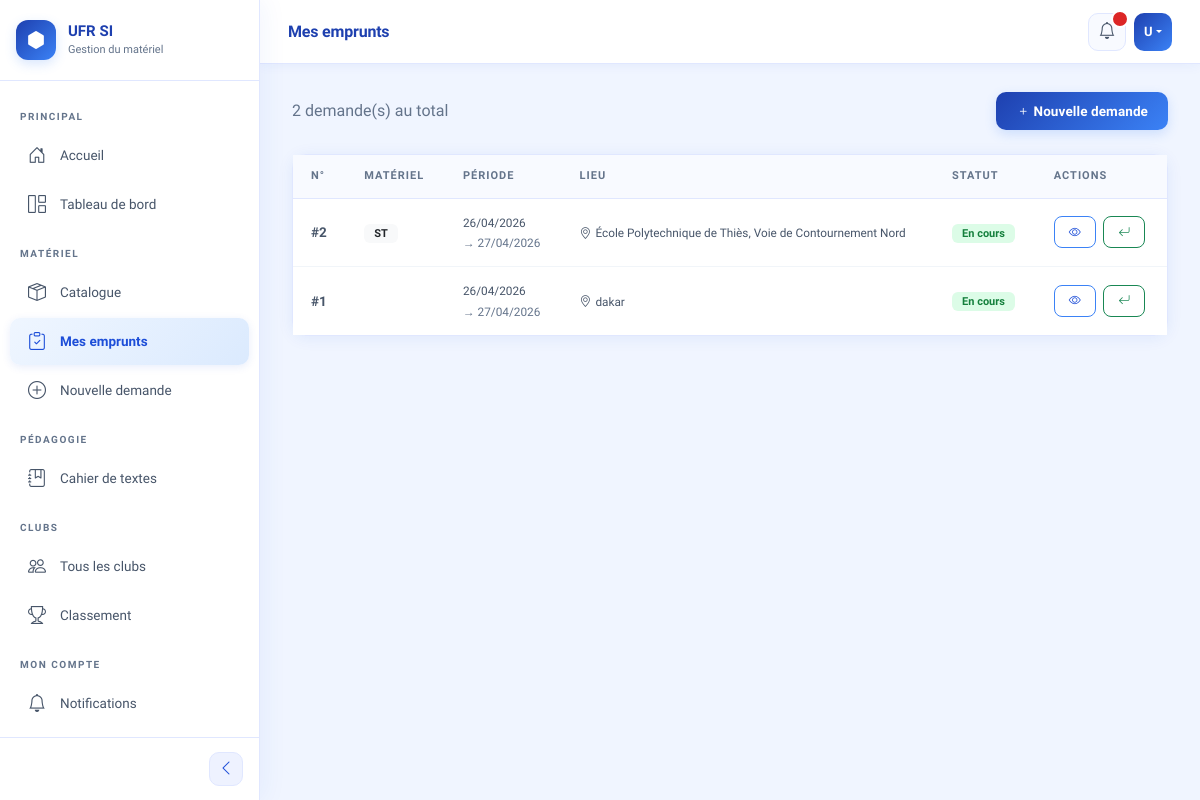
The page /emprunts/ (signed in) on the database as committed earlier.
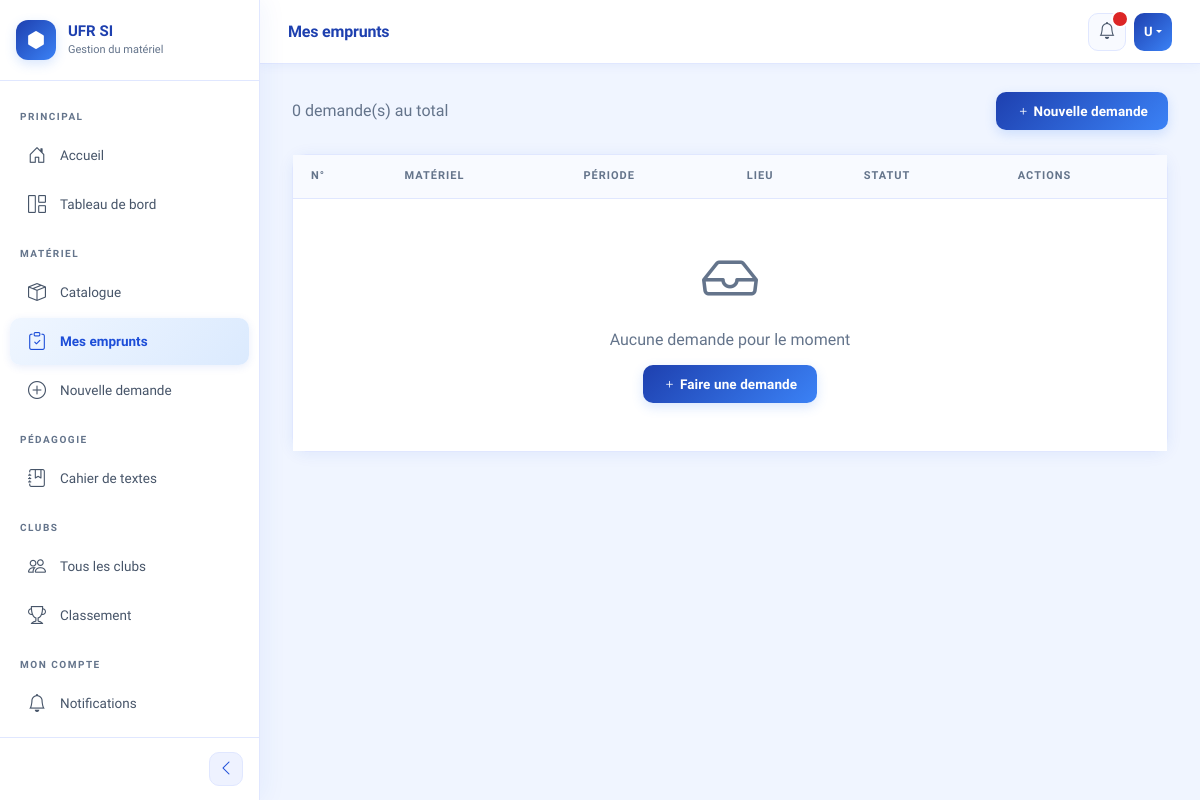
The same page on the database as committed later.
### emprunts/models.py (models this page shows, shortened)
class Demande(models.Model):
    STATUTS = [
    ('en_attente', 'En attente'),
    ('approuvee', 'Approuvée'),
    ('refusee', 'Refusée'),
    ('en_cours', 'En cours'),
    ('en_attente_restitution', 'En attente de vérification'),
    ('restituee', 'Restituée'),
]
    utilisateur = models.ForeignKey(
        Utilisateur,
        on_delete=models.CASCADE,
        related_name='demandes'
    )
    date_demande = models.DateTimeField(auto_now_add=True)
    date_debut = models.DateTimeField()
    date_fin = models.DateTimeField()
    statut = models.CharField(max_length=30, choices=STATUTS, default='en_attente')
    motif = models.TextField(blank=True)

class LigneDemande(models.Model):
    demande = models.ForeignKey(
        Demande,
        on_delete=models.CASCADE,
        related_name='lignes'
    )
    materiel = models.ForeignKey(
        Materiel,
        on_delete=models.CASCADE,
        related_name='lignes_demande'
    )
    quantite = models.IntegerField(default=1)

class Emplacement(models.Model):
    demande = models.OneToOneField(
        Demande,
        on_delete=models.CASCADE,
        related_name='emplacement'
    )
    libelle = models.CharField(max_length=200)
    latitude = models.FloatField()
    longitude = models.FloatField()
    adresse = models.TextField(blank=True)

### materiel/models.py (models this page shows, shortened)
class Materiel(models.Model):
    ETATS = [
        ('disponible', 'Disponible'),
        ('emprunte', 'Emprunté'),
        ('maintenance', 'En maintenance'),
        ('hors_service', 'Hors service'),
    ]
    nom = models.CharField(max_length=200)
    categorie = models.ForeignKey(
        Categorie,
        on_delete=models.SET_NULL,
        null=True,
        related_name='materiels'
    )
    numero_serie = models.CharField(max_length=100, unique=True)
    etat = models.CharField(max_length=20, choices=ETATS, default='disponible')
    photo = models.ImageField(upload_to='materiels/photos/', blank=True)
    description = models.TextField(blank=True)
    date_acquisition = models.DateField(null=True, blank=True)
    code_qr = models.ImageField(upload_to='materiels/qrcodes/', blank=True)
    quantite_stock = models.IntegerField(default=1, verbose_name='Quantité en stock')
    quantite_disponible = models.IntegerField(default=1, verbose_name='Quantité disponible')

### emprunts/views.py (the view)
# urls.py: path('', views.liste_demandes, name='liste_demandes'),
@login_required
def liste_demandes(request):
    if request.user.role == 'admin':
        demandes = Demande.objects.all().order_by('-date_demande')
    else:
        demandes = Demande.objects.filter(
            utilisateur=request.user
        ).order_by('-date_demande')
    return render(request, 'emprunts/liste_demandes.html', {'demandes': demandes})

### templates/emprunts/liste_demandes.html (shortened to what this page needs)
{% extends 'base.html' %}
{% block page_titre %}Mes emprunts{% endblock %}
{% block contenu %}
<div class="d-flex justify-content-between align-items-center mb-4">
  <p class="text-muted mb-0">{{ demandes.count }} demande(s) au total</p>
  <a href="{% url 'nouvelle_demande' %}" class="btn btn-primary">
    <i class="bi bi-plus"></i> Nouvelle demande
  </a>
</div>
<div class="card">
  <div class="card-body p-0">
    <table class="table mb-0">
      <thead>
        <tr>
          <th>N°</th>
          <th>Matériel</th>
          <th>Période</th>
          <th>Lieu</th>
          <th>Statut</th>
          <th>Actions</th>
        </tr>
      </thead>
      <tbody>
        {% for demande in demandes %}
        <tr>
          <td><strong>#{{ demande.id }}</strong></td>
          <td>
            {% for ligne in demande.lignes.all %}
            <span class="badge bg-light text-dark me-1">
              {{ ligne.materiel.nom }}
            </span>
            {% endfor %}
          </td>
          <td>
            <small>{{ demande.date_debut|date:"d/m/Y" }}</small><br>
            <small class="text-muted">→ {{ demande.date_fin|date:"d/m/Y" }}</small>
          </td>
          <td>
            {% if demande.emplacement %}
            <small><i class="bi bi-geo-alt me-1"></i>{{ demande.emplacement.libelle }}</small>
            {% else %}
            <small class="text-muted">—</small>
            {% endif %}
          </td>
          <td>
            {% if demande.statut == 'en_attente' %}
              <span class="badge bg-warning text-dark">En attente</span>
            {% elif demande.statut == 'approuvee' %}
              <span class="badge bg-info">Approuvée</span>
            {% elif demande.statut == 'en_cours' %}
              <span class="badge bg-success">En cours</span>
            {% elif demande.statut == 'en_attente_restitution' %}
              <span class="badge bg-info">En vérification</span>
            {% elif demande.statut == 'restituee' %}
              <span class="badge bg-secondary">Restituée</span>
            {% elif demande.statut == 'refusee' %}
              <span class="badge bg-danger">Refusée</span>
            {% endif %}
          </td>
          <td>
            <a href="{% url 'detail_demande' demande.id %}"
               class="btn btn-sm btn-outline-primary me-1">
              <i class="bi bi-eye"></i>
            </a>
            {% if demande.statut == 'en_cours' %}
            <a href="{% url 'restituer' demande.id %}"
               class="btn btn-sm btn-outline-success">
              <i class="bi bi-arrow-return-left"></i>
            </a>
            {% endif %}
          </td>
        </tr>
        {% empty %}
        <tr>
          <td colspan="6" class="text-center py-5">
            <i class="bi bi-inbox display-4 text-muted d-block mb-3"></i>
            <h6 class="text-muted">Aucune demande pour le moment</h6>
            <a href="{% url 'nouvelle_demande' %}" class="btn btn-primary mt-2">
              <i class="bi bi-plus"></i> Faire une demande
            </a>
          </td>
        </tr>
        {% endfor %}
      </tbody>
    </table>
  </div>
</div>
{% endblock %}

Rows that differ between the two databases and show on the page:
removed Demande: id "2", date_debut "26/04/2026", date_fin "27/04/2026", emplacement.libelle "École Polytechnique de Thiès, Voie de Contournement Nord", statut "En cours"
removed LigneDemande: materiel.nom "ST"
removed Demande: id "1", date_debut "26/04/2026", date_fin "27/04/2026", emplacement.libelle "dakar", statut "En cours"
Other text that changed with them:
{{ demandes.count }}: "2" → "0"
text now shown: "Aucune demande pour le moment Faire une demande"
